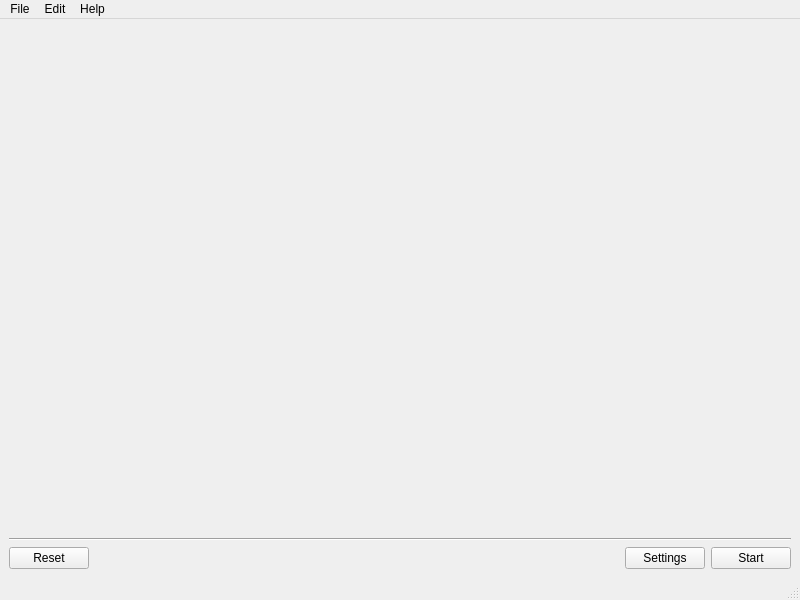
<?xml version="1.0" encoding="UTF-8"?>
<ui version="4.0">
 <class>MainWindow</class>
 <widget class="QMainWindow" name="MainWindow">
  <property name="geometry">
   <rect>
    <x>0</x>
    <y>0</y>
    <width>800</width>
    <height>600</height>
   </rect>
  </property>
  <property name="windowTitle">
   <string>MainWindow</string>
  </property>
  <widget class="QWidget" name="centralwidget">
   <layout class="QVBoxLayout" name="verticalLayout_2">
    <item>
     <layout class="QVBoxLayout" name="verticalLayout">
      <item>
       <spacer name="verticalSpacer">
        <property name="orientation">
         <enum>Qt::Vertical</enum>
        </property>
        <property name="sizeHint" stdset="0">
         <size>
          <width>20</width>
          <height>40</height>
         </size>
        </property>
       </spacer>
      </item>
      <item>
       <widget class="Line" name="line">
        <property name="orientation">
         <enum>Qt::Horizontal</enum>
        </property>
       </widget>
      </item>
      <item>
       <layout class="QHBoxLayout" name="horizontalLayout">
        <item>
         <widget class="QPushButton" name="button_reset">
          <property name="text">
           <string>Reset</string>
          </property>
         </widget>
        </item>
        <item>
         <spacer name="horizontalSpacer">
          <property name="orientation">
           <enum>Qt::Horizontal</enum>
          </property>
          <property name="sizeHint" stdset="0">
           <size>
            <width>40</width>
            <height>20</height>
           </size>
          </property>
         </spacer>
        </item>
        <item>
         <widget class="QPushButton" name="button_settings">
          <property name="text">
           <string>Settings</string>
          </property>
         </widget>
        </item>
        <item>
         <widget class="QPushButton" name="button_start">
          <property name="text">
           <string>Start</string>
          </property>
         </widget>
        </item>
       </layout>
      </item>
     </layout>
    </item>
   </layout>
  </widget>
  <widget class="QMenuBar" name="menubar">
   <property name="geometry">
    <rect>
     <x>0</x>
     <y>0</y>
     <width>800</width>
     <height>20</height>
    </rect>
   </property>
   <widget class="QMenu" name="menuFile">
    <property name="title">
     <string>File</string>
    </property>
    <addaction name="actionExit"/>
   </widget>
   <widget class="QMenu" name="menuEdit">
    <property name="title">
     <string>Edit</string>
    </property>
    <addaction name="actionVariables"/>
   </widget>
   <widget class="QMenu" name="menuHelp">
    <property name="title">
     <string>Help</string>
    </property>
    <addaction name="actionabout_program"/>
   </widget>
   <addaction name="menuFile"/>
   <addaction name="menuEdit"/>
   <addaction name="menuHelp"/>
  </widget>
  <widget class="QStatusBar" name="statusbar"/>
  <action name="actionExit">
   <property name="text">
    <string>Exit</string>
   </property>
  </action>
  <action name="actionabout_program">
   <property name="text">
    <string>about program</string>
   </property>
  </action>
  <action name="actionVariables">
   <property name="text">
    <string>Variables</string>
   </property>
  </action>
 </widget>
 <resources/>
 <connections/>
</ui>
